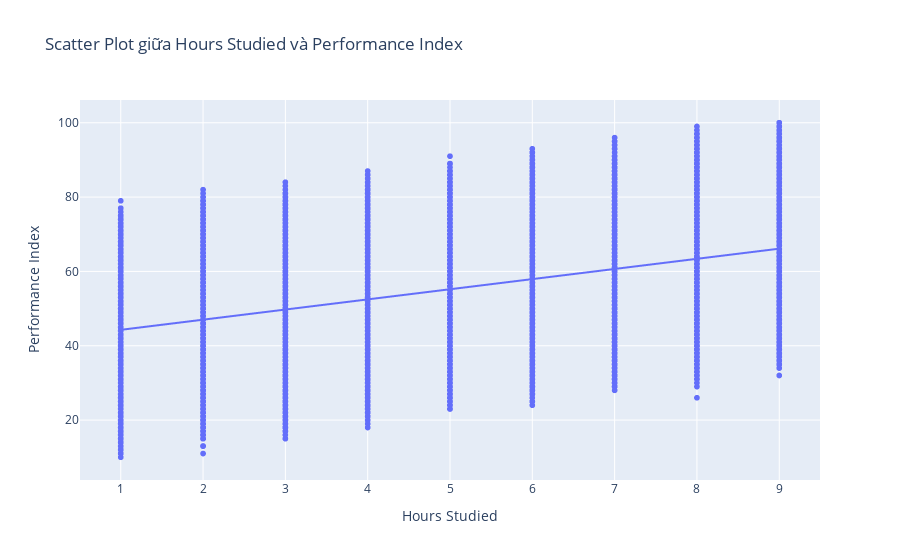

The cell this chart's notebook holds for it:
### Code cell
# Chọn cặp đặc trưng để vẽ biểu đồ phân tán
feature1 = "Hours Studied"
feature2 = "Performance Index"

# Tạo biểu đồ phân tán với đường xu hướng
fig = px.scatter(
    train,
    x=feature1,
    y=feature2,
    trendline="ols",  # Thêm đường xu hướng hồi quy tuyến tính
    title=f"Scatter Plot giữa {feature1} và {feature2}",
    labels={feature1: feature1, feature2: feature2},
)

# Hiển thị biểu đồ
fig.show()

### Figure 1 — Plotly figure (JSON) as saved in the notebook; plotly's stock layout.template omitted (floating-point values rounded to 4 significant figures; data arrays with more than 128 entries replaced by an {"elided": "..."} marker saying what was removed)
{"data": [{"hovertemplate": "Hours Studied=%{x}<br>Performance Index=%{y}<extra></extra>", "legendgroup": "", "marker": {"color": "#636efa", "symbol": "circle"}, "mode": "markers", "name": "", "showlegend": false, "type": "scattergl", "x": {"elided": "9000 int values"}, "xaxis": "x", "y": {"elided": "9000 int values"}, "yaxis": "y"}, {"hovertemplate": "<b>OLS trendline</b><br>Performance Index = 2.72989 * Hours Studied + 41.5512<br>R<sup>2</sup>=0.136271<br><br>Hours Studied=%{x}<br>Performance Index=%{y} <b>(trend)</b><extra></extra>", "legendgroup": "", "marker": {"color": "#636efa", "symbol": "circle"}, "mode": "lines", "name": "", "showlegend": false, "type": "scattergl", "x": {"elided": "9000 int values"}, "xaxis": "x", "y": {"elided": "9000 float values"}, "yaxis": "y"}], "layout": {"legend": {"tracegroupgap": 0}, "title": {"text": "Scatter Plot giữa Hours Studied và Performance Index"}, "xaxis": {"anchor": "y", "domain": [0, 1], "title": {"text": "Hours Studied"}}, "yaxis": {"anchor": "x", "domain": [0, 1], "title": {"text": "Performance Index"}}}}
